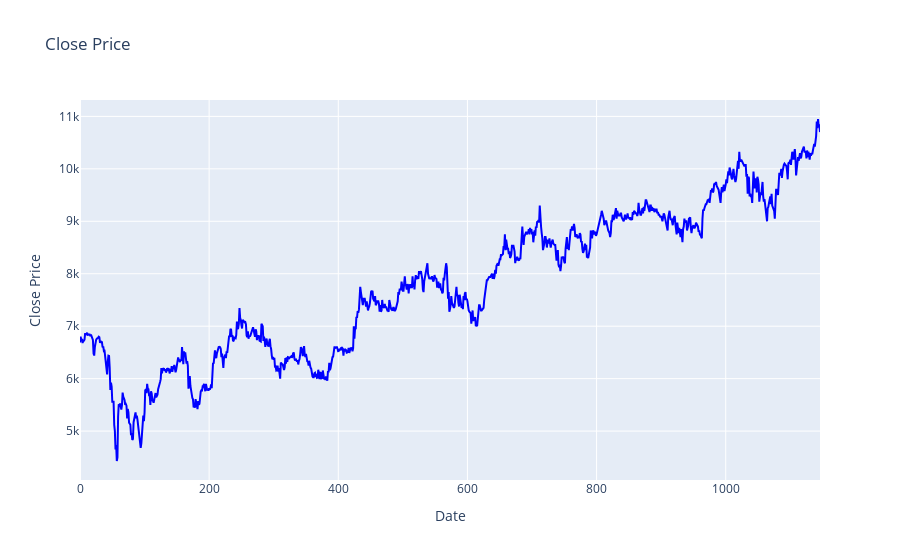
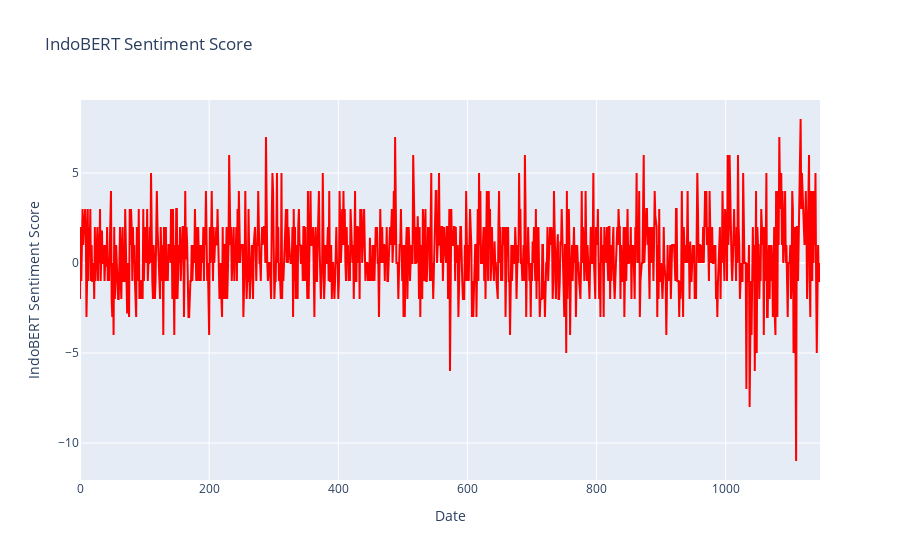

Write notebook code for charts like these, in order.
### Code cell
import plotly.graph_objects as go

# Plot Close Price
fig_close = go.Figure()
fig_close.add_trace(go.Scatter(x=df.index, y=df['Close'], mode='lines', name='Close', line=dict(color='blue')))
fig_close.update_layout(title='Close Price', xaxis_title='Date', yaxis_title='Close Price')
fig_close.show()

# Plot IndoBERT Sentiment Score
fig_sentiment = go.Figure()
fig_sentiment.add_trace(go.Scatter(x=df.index, y=df['IndoBERT Sentiment Score'], mode='lines', name='IndoBERT Sentiment Score', line=dict(color='red')))
fig_sentiment.update_layout(title='IndoBERT Sentiment Score', xaxis_title='Date', yaxis_title='IndoBERT Sentiment Score')
fig_sentiment.show()

### Figure 1 — Plotly figure (JSON) as saved in the notebook; plotly's stock layout.template omitted (floating-point values rounded to 4 significant figures; data arrays with more than 128 entries replaced by an {"elided": "..."} marker saying what was removed)
{"data": [{"line": {"color": "blue"}, "mode": "lines", "name": "Close", "type": "scatter", "x": {"elided": "1147 int values"}, "y": {"elided": "1147 int values"}}], "layout": {"title": {"text": "Close Price"}, "xaxis": {"title": {"text": "Date"}}, "yaxis": {"title": {"text": "Close Price"}}}}

### Figure 2 — Plotly figure (JSON) as saved in the notebook; plotly's stock layout.template omitted (floating-point values rounded to 4 significant figures; data arrays with more than 128 entries replaced by an {"elided": "..."} marker saying what was removed)
{"data": [{"line": {"color": "red"}, "mode": "lines", "name": "IndoBERT Sentiment Score", "type": "scatter", "x": {"elided": "1147 int values"}, "y": {"elided": "1147 float values"}}], "layout": {"title": {"text": "IndoBERT Sentiment Score"}, "xaxis": {"title": {"text": "Date"}}, "yaxis": {"title": {"text": "IndoBERT Sentiment Score"}}}}
